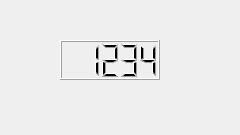
<?xml version="1.0" encoding="UTF-8"?>
<ui version="4.0">
 <class>Dialog</class>
 <widget class="QDialog" name="Dialog">
  <property name="geometry">
   <rect>
    <x>0</x>
    <y>0</y>
    <width>240</width>
    <height>135</height>
   </rect>
  </property>
  <property name="windowTitle">
   <string>Dialog</string>
  </property>
  <widget class="QLCDNumber" name="lcdNumber">
   <property name="geometry">
    <rect>
     <x>60</x>
     <y>40</y>
     <width>100</width>
     <height>40</height>
    </rect>
   </property>
   <property name="mode">
    <enum>QLCDNumber::Dec</enum>
   </property>
   <property name="value" stdset="0">
    <double>1234.000000000000000</double>
   </property>
   <property name="intValue" stdset="0">
    <number>1234</number>
   </property>
  </widget>
 </widget>
 <resources/>
 <connections/>
</ui>
